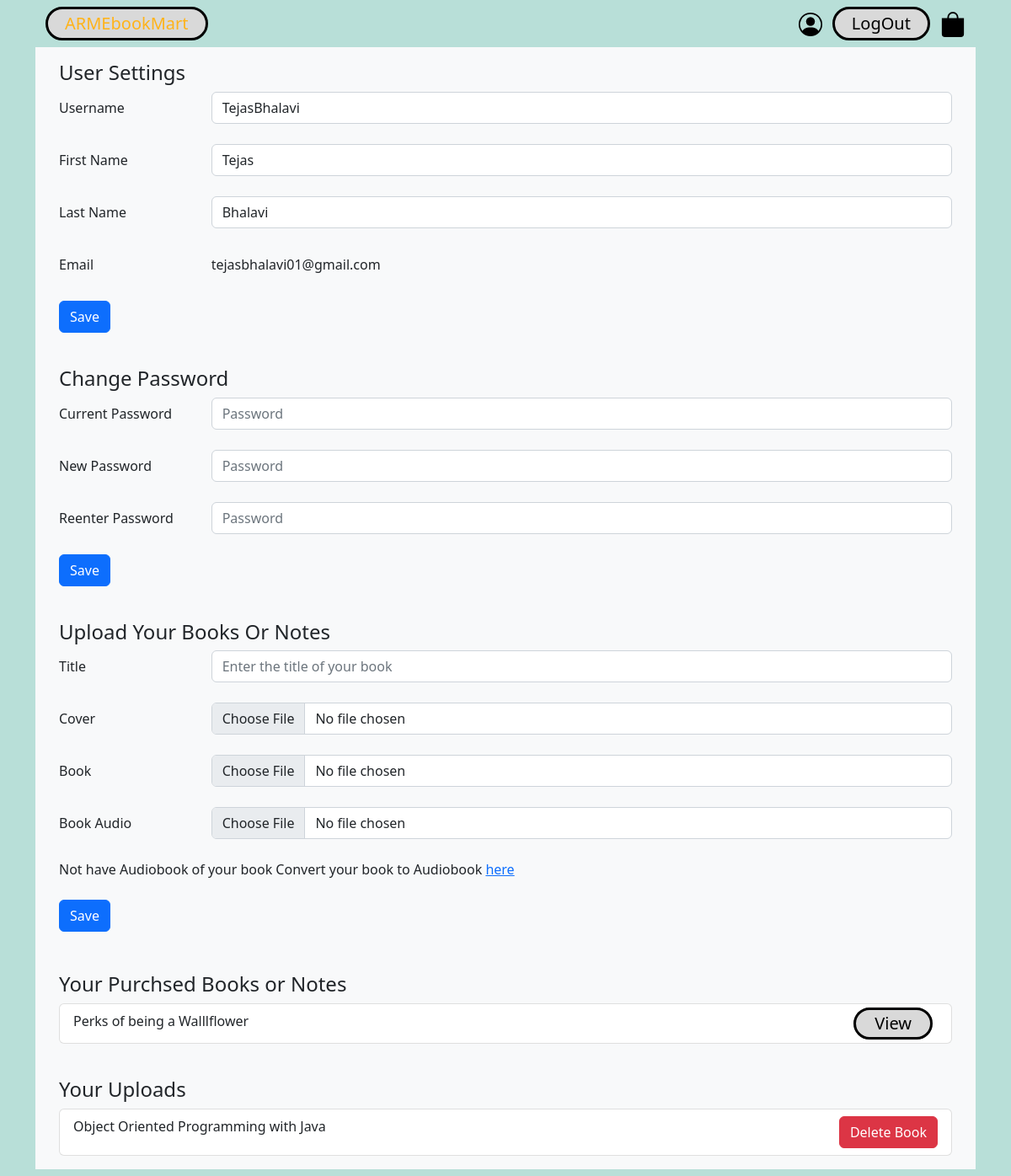
The app's page /user/ (signed in), older data.
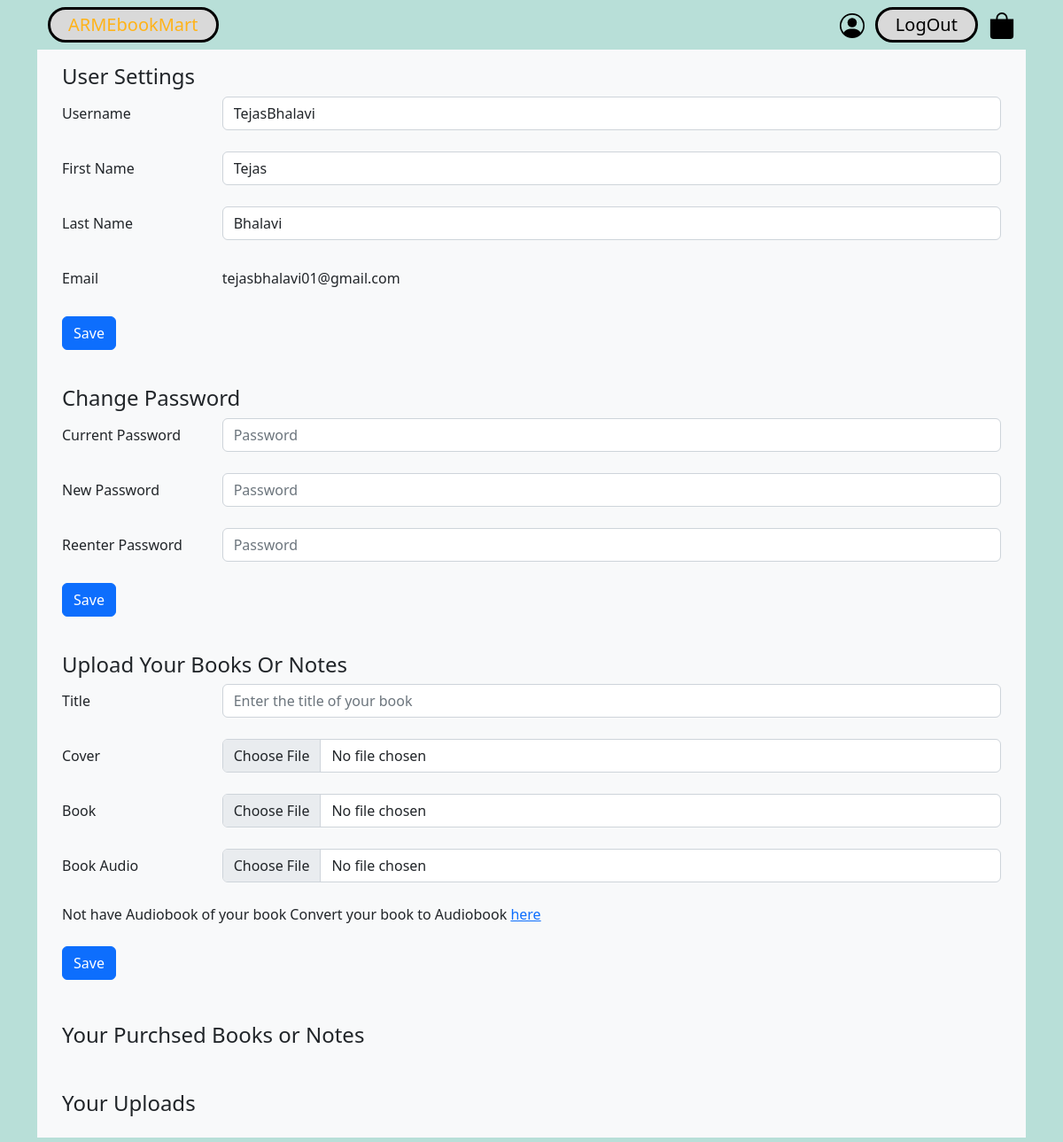
The same page, newer data.
### ebooks/models.py (models this page shows, shortened)
class Order(models.Model):
    ebooks = models.ForeignKey(UserEbook,
                                on_delete=models.CASCADE)
    customer = models.ForeignKey(User,
                                 on_delete=models.CASCADE)
    status = models.BooleanField(default=False)
    title=models.CharField(max_length=50, default=True)

class UserEbook(models.Model):
    author=models.ForeignKey(User, default=None,on_delete=models.CASCADE )
    title=models.CharField(max_length=50)
    price=models.FloatField()
    cover=models.ImageField(upload_to="media")
    book=models.FileField(upload_to="media")
    bookaudio=models.FileField(upload_to="media")
    slug=AutoSlugField(populate_from="title", unique=True , null=True )

### ebooks/views.py (the view)
# urls.py: path("user/", views.user),
def user(request):
	cart_items=CartItems.objects.all()
	cart_item_total=0
	for item in cart_items:
		cart_item_total+=1
	books={'books': UserEbook.objects.filter(author=request.user), 'cart_item_total': cart_item_total,'pbooks':Order.objects.filter(customer=request.user)}
	return render(request,"user.html", books)

### templates/user.html (shortened to what the changed rows need)
{% load static %}
<!doctype html>
<html lang="en">
<head>
  <link href="https://cdn.jsdelivr.net/npm/bootstrap@5.2.2/dist/css/bootstrap.min.css" rel="stylesheet"
>
  <link href="{% static 'styles/style.css' %}" rel="stylesheet">
</head>
<body>
  <div class="container">
    <div class="container" style="background-color:#f8f9fa;">
      <div class="p-3 mb-2">
        <ul class="list-group">
          {% if user.is_authenticated %}
          {% for E in pbooks %}
          <li class="list-group-item"> {{ E.title }}
            <div class="float-end">
              <a class="View" href="/viewuserbook/{{E.ebooks.slug }}">View</a>
            </div>
          </li>
          {% endfor %}
          {% else %}
          <li class="list-group-item"> Please login to se your upload
          </li>
          {% endif %}
        </ul>
      </div>
      <div class="p-3 mb-2">
        <ul class="list-group">
          {% if user.is_authenticated %}
          {% for E in books %}
          <li class="list-group-item"> {{ E.title }}
            <div class="float-end">
              <form action="delete_book" method="post" class="form-inline">
                <button type="submit" class="btn btn-danger" name="book_id" value="{{ E.id }}">Delete Book</button>
              </form>
            </div>
          </li>
          {% endfor %}
          {% else %}
          <li class="list-group-item"> Please login to se your upload
          </li>
          {% endif %}
        </ul>
      </div>
    </div>
  </div>
</body>
</html>

Row changes from the older to the newer data that the page shows:
removed Order: title "Perks of being a Walllflower"
removed UserEbook: title "Object Oriented Programming with Java", {{ E.id }} 25 (drawn)
